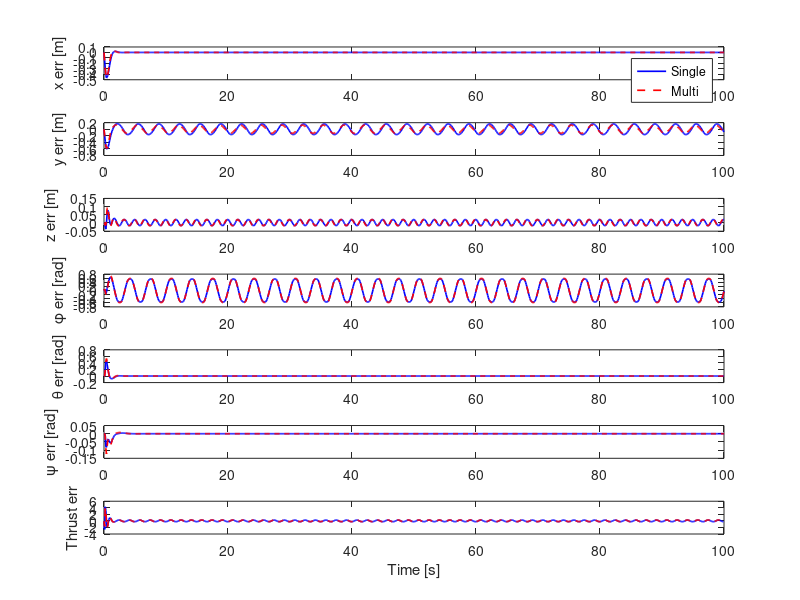

Here is the MATLAB script that generated this plot: (Note: this script raises an error after producing the figure.)
% Load hasil simulasi
load('sim_single.mat','results'); results_single = results;
load('sim_multi.mat','results');  results_multi  = results;

% --- Time vector untuk state (N_sim+1) ---
t_single = (0:size(results_single.history_x,2)-1)*results_single.dt;
t_multi  = (0:size(results_multi.history_x,2)-1)*results_multi.dt;

% --- Time vector untuk kontrol (N_sim) ---
t_u_single = (0:size(results_single.history_u,2)-1) * results_single.dt;
t_u_multi  = (0:size(results_multi.history_u,2)-1) * results_multi.dt;

% --- Hitung error tiap state ---
% Posisi
err_x_single = results_single.history_x(1,:) - results_single.history_x_ref(1,:);
err_y_single = results_single.history_x(2,:) - results_single.history_x_ref(2,:);
err_z_single = results_single.history_x(3,:) - results_single.history_x_ref(3,:);

err_x_multi = results_multi.history_x(1,:) - results_multi.history_x_ref(1,:);
err_y_multi = results_multi.history_x(2,:) - results_multi.history_x_ref(2,:);
err_z_multi = results_multi.history_x(3,:) - results_multi.history_x_ref(3,:);

% Orientasi
err_phi_single   = results_single.history_x(4,:) - results_single.history_x_ref(4,:);
err_theta_single = results_single.history_x(5,:) - results_single.history_x_ref(5,:);
err_psi_single   = results_single.history_x(6,:) - results_single.history_x_ref(6,:);

err_phi_multi   = results_multi.history_x(4,:) - results_multi.history_x_ref(4,:);
err_theta_multi = results_multi.history_x(5,:) - results_multi.history_x_ref(5,:);
err_psi_multi   = results_multi.history_x(6,:) - results_multi.history_x_ref(6,:);

% Thrust (sum dari 4 motor, bandingkan dengan rata2 hover thrust)
thrust_single = sum(results_single.history_u,1);
thrust_multi  = sum(results_multi.history_u,1);
thrust_ref = mean(thrust_single); % approx hover thrust
err_thrust_single = thrust_single - thrust_ref;
err_thrust_multi  = thrust_multi - thrust_ref;

% --- Plot ---
figure;

subplot(7,1,1);
plot(t_single,err_x_single,'b','LineWidth',1.2); hold on;
plot(t_multi,err_x_multi,'r--','LineWidth',1.2);
% plot(t_single,results_single.history_x_ref(1,:),'k:','LineWidth',1.5);
ylabel('x err [m]'); legend('Single','Multi');

subplot(7,1,2);
plot(t_single,err_y_single,'b','LineWidth',1.2); hold on;
plot(t_multi,err_y_multi,'r--','LineWidth',1.2);
% plot(t_single,results_single.history_x_ref(2,:),'k:','LineWidth',1.5);
ylabel('y err [m]');

subplot(7,1,3);
plot(t_single,err_z_single,'b','LineWidth',1.2); hold on;
plot(t_multi,err_z_multi,'r--','LineWidth',1.2);
% plot(t_single,results_single.history_x_ref(3,:),'k:','LineWidth',1.5);
ylabel('z err [m]');

subplot(7,1,4);
plot(t_single,err_phi_single,'b','LineWidth',1.2); hold on;
plot(t_multi,err_phi_multi,'r--','LineWidth',1.2);
% plot(t_single,results_single.history_x_ref(4,:),'k:','LineWidth',1.5);
ylabel('\phi err [rad]');

subplot(7,1,5);
plot(t_single,err_theta_single,'b','LineWidth',1.2); hold on;
plot(t_multi,err_theta_multi,'r--','LineWidth',1.2);
% plot(t_single,results_single.history_x_ref(5,:),'k:','LineWidth',1.5);
ylabel('\theta err [rad]');

subplot(7,1,6);
plot(t_single,err_psi_single,'b','LineWidth',1.2); hold on;
plot(t_multi,err_psi_multi,'r--','LineWidth',1.2);
% plot(t_single,results_single.history_x_ref(6,:),'k:','LineWidth',1.5);
ylabel('\psi err [rad]');

subplot(7,1,7);
plot(t_u_single,err_thrust_single,'b','LineWidth',1.2); hold on;
plot(t_u_multi,err_thrust_multi,'r--','LineWidth',1.2);
ylabel('Thrust err'); xlabel('Time [s]');

sgtitle('Tracking Error Comparison (Single vs Multiple Shooting)');
